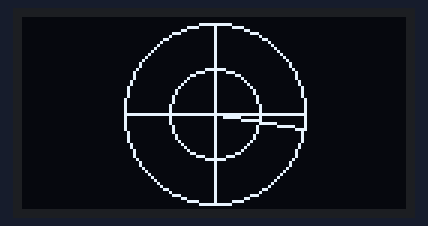
The sketch below on a simulated ESP32. Shown: 128×64 one-colour display. A WiFi scan finds three made-up networks; random numbers use the default seed unless the sketch sets one; what the sketch prints to the serial monitor is not drawn.

Above: at 5.0 s.
At 10.0 s:
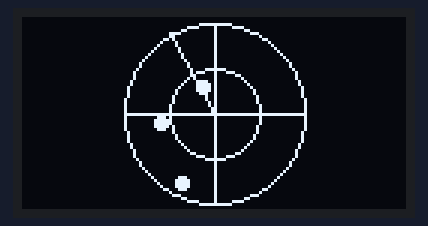
At 15.1 s:
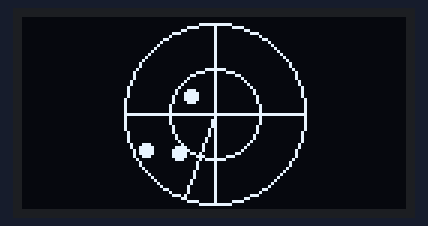
At 20.1 s:
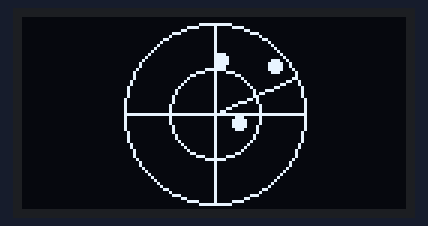
At 25.1 s:
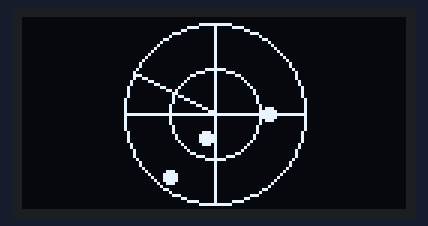
At 35.2 s:
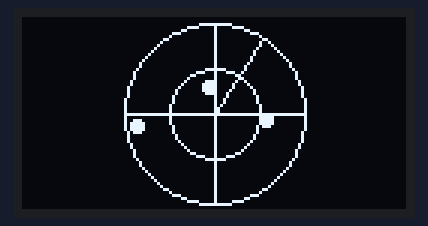

The sketch:

wifiradar.ino
```cpp
#include <WiFi.h>
#include <Adafruit_GFX.h>
#include <Adafruit_SSD1306.h>
#include <math.h>

#define SCREEN_WIDTH 128
#define SCREEN_HEIGHT 64
#define OLED_ADDR 0x3C

Adafruit_SSD1306 display(SCREEN_WIDTH, SCREEN_HEIGHT, &Wire, -1);

// Radar settings
const int centerX = SCREEN_WIDTH/2;
const int centerY = SCREEN_HEIGHT/2;
const int radarRadius = 30;
float sweepAngle = 0;

// WiFi scan interval
unsigned long lastScan = 0;
const int scanInterval = 5000; // scan every 5s

struct Blip {
  int x;
  int y;
  int rssi;
};
#define MAX_BLIPS 20
Blip blips[MAX_BLIPS];
int blipCount = 0;

void setup() {
  Serial.begin(115200);
  WiFi.mode(WIFI_STA);
  WiFi.disconnect();

  if(!display.begin(SSD1306_SWITCHCAPVCC, OLED_ADDR)) while(true);
  display.clearDisplay();
  display.setRotation(2); // flip screen if needed
}

void scanWiFi() {
  blipCount = 0;
  int n = WiFi.scanNetworks();
  for (int i = 0; i < n && blipCount < MAX_BLIPS; i++) {
    int rssi = WiFi.RSSI(i);
    // Map RSSI (-90 to -30 dBm) to distance (radarRadius to 0)
    int dist = map(constrain(rssi, -90, -30), -90, -30, radarRadius, 0);

    // Random angle around radar for now
    float angle = random(0, 360) * PI / 180.0;

    blips[blipCount].x = centerX + dist * cos(angle);
    blips[blipCount].y = centerY + dist * sin(angle);
    blips[blipCount].rssi = rssi;
    blipCount++;
  }
  Serial.println(blipCount);
}

void loop() {
  unsigned long now = millis();
  if (now - lastScan > scanInterval) {
    lastScan = now;
    scanWiFi();
  }

  // Clear display
  display.clearDisplay();

  // Draw radar circle
  display.drawCircle(centerX, centerY, radarRadius, SSD1306_WHITE);
  display.drawCircle(centerX, centerY, radarRadius/2, SSD1306_WHITE);
  display.drawLine(centerX - radarRadius, centerY, centerX + radarRadius, centerY, SSD1306_WHITE);
  display.drawLine(centerX, centerY - radarRadius, centerX, centerY + radarRadius, SSD1306_WHITE);

  // Sweep line
  int sweepX = centerX + radarRadius * cos(sweepAngle);
  int sweepY = centerY + radarRadius * sin(sweepAngle);
  display.drawLine(centerX, centerY, sweepX, sweepY, SSD1306_WHITE);
  sweepAngle += 0.1; // rotate sweep
  if (sweepAngle > 2*PI) sweepAngle = 0;

  // Draw blips
  for (int i = 0; i < blipCount; i++) {
    display.fillCircle(blips[i].x, blips[i].y, 2, SSD1306_WHITE);
  }

  // Update display
  display.display();
  delay(50); // ~20 FPS
}
```

Measured:
- what the display in image 0 shows lasts 2.0 s, from 5.0 s to 7.0 s
